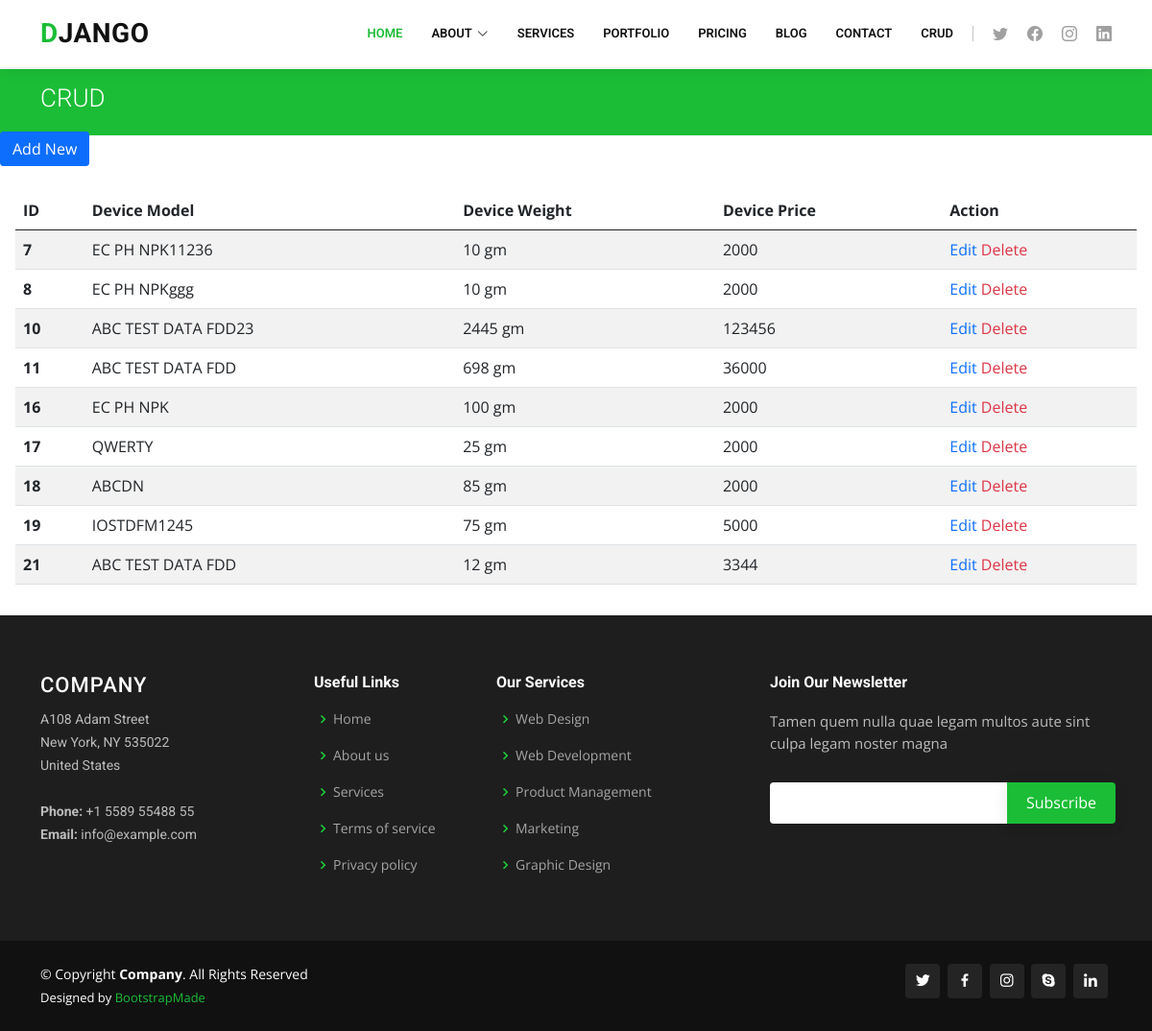
Page /crud/ on the earlier database version.
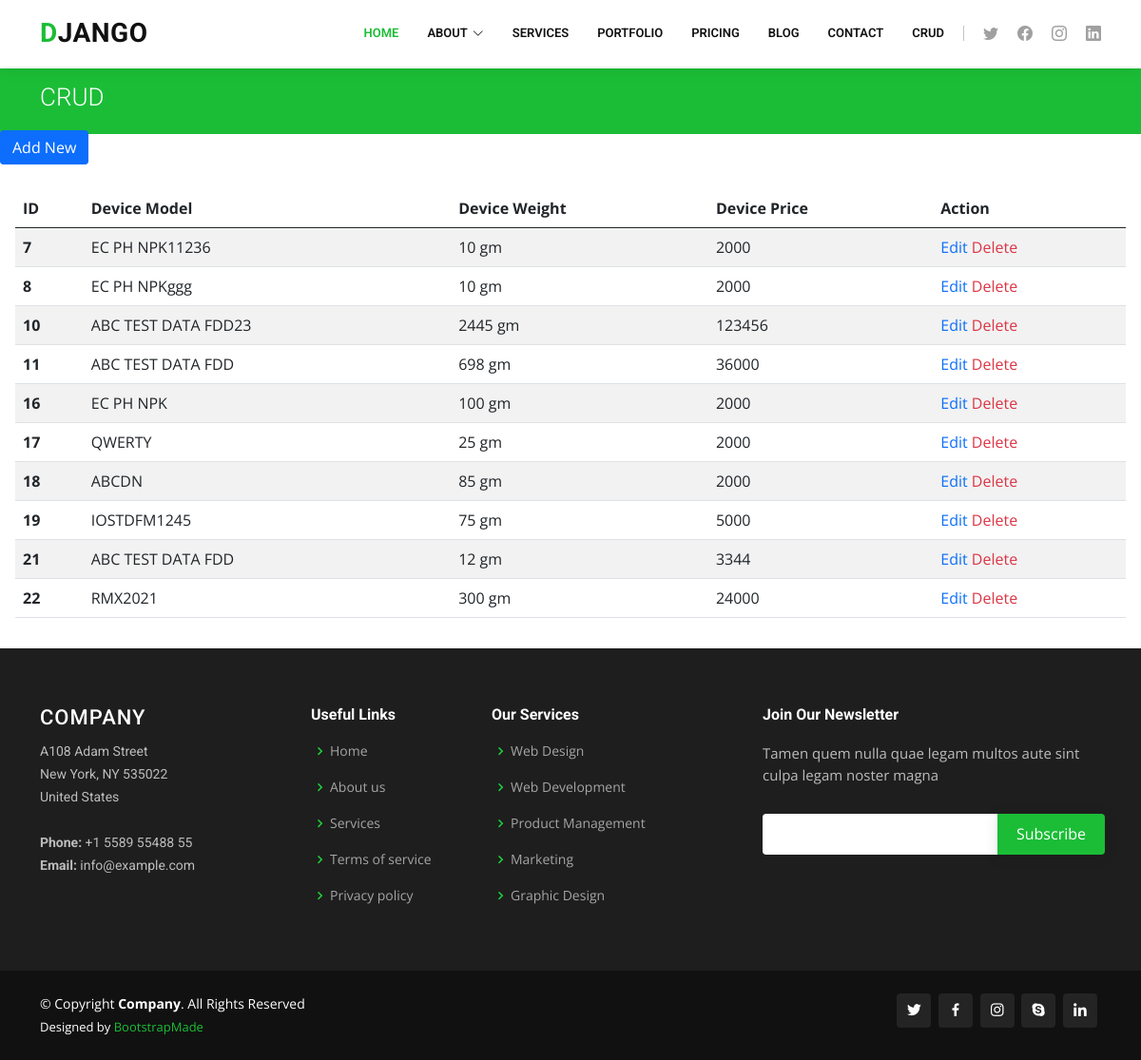
Same page on the later database version.
### crud/models.py (models this page shows, shortened)
class Crud(models.Model):
    id=models.AutoField(primary_key=True)
    device_model=models.CharField(max_length=100,default='ABC')
    device_weight=models.IntegerField(blank=False,default=10)
    device_price=models.IntegerField(blank=False,default=2000)

### crud/views.py (the view)
# urls.py: path('',views.index,name='index'),
def index(request):
    devicedata=Crud.objects.all()
    context={
        'devices':devicedata
    }
    return render(request,'crud/index.html',context)

### templates/crud/index.html (shortened to what this page needs)
{% extends "layouts.html" %}
{% block  content %}
    <section id="breadcrumbs" class="breadcrumbs">
      <div class="container">
        <div class="d-flex justify-content-between align-items-center">
          <h2>CRUD</h2>
        </div>
      </div>
    </section>
    <div class="jumbotron">
        <p class="align-right"><a href="{% url 'crud:store' %}" class="btn btn-primary d-inline" href="#" role="button">Add New</a></p>
    </div>
    <div class="card-body">
    <table class="table table-striped">
    <thead>
        <tr>
        <th scope="col">ID</th>
        <th scope="col">Device Model</th>
        <th scope="col">Device Weight</th>
        <th scope="col">Device Price</th>
        <th scope="col">Action</th>
        </tr>
    </thead>
    <tbody>
    {% for device in devices %}
        <tr>
            <th scope="row">{{ device.id }}</th>
            <td>  {{ device.device_model }} </td>
            <td>  {{ device.device_weight }} gm </td>
            <td>  {{ device.device_price }} </td>
            <td>
                <a href="{{ device.id }}/edit"  class="text-primary">Edit</span></a>
                <a href="{{ device.id }}/delete" class="text-danger">Delete</a>
            </td>
        </tr>
    {% endfor %}
    </tbody>
    </table>
    </div>
{% endblock  %}

Differences in the rows shown:
added Crud: id "22", device_model "RMX2021", device_weight "300", device_price "24000"
